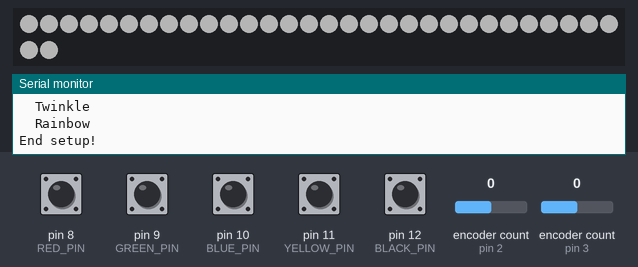
A sketch run on a simulated Arduino Uno, built with avr-gcc and run on an emulated ATmega328P. Parts: 32 RGB LEDs in strip order, left to right, continuing on the next row, the last lines printed to the serial monitor. Inputs (shaded band) come from the test bench; at power-on: pin 8 (RED_PIN), pin 9 (GREEN_PIN), pin 10 (BLUE_PIN), pin 11 (YELLOW_PIN), pin 12 (BLACK_PIN) HIGH, encoder count (sensors on pin 2, pin 3) 0. Dim RGB values are drawn brighter than linear; random numbers use the default seed unless the sketch sets one.

Above: at 1.2 s.
1.3 s: encoder count (sensor on pin 2) set to 1
At 2.2 s:
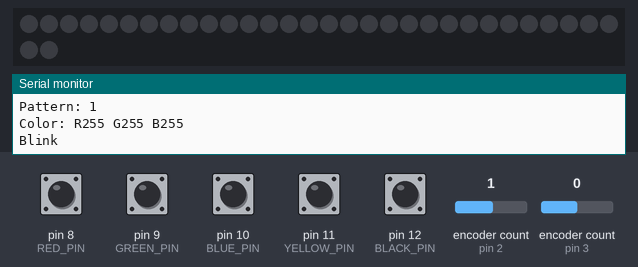
4.3 s: encoder count (sensor on pin 3) set to 1
At 4.7 s:
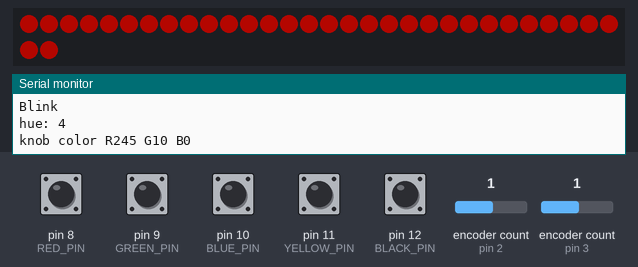
7.3 s: encoder count (sensor on pin 2) set to 2
At 8.09 s:
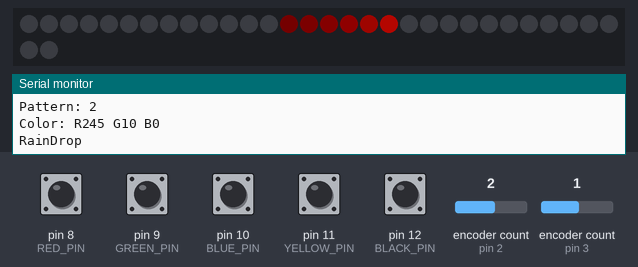
9.7 s: pin 9 (GREEN_PIN) pulled LOW for 0.15 s
At 9.94 s:
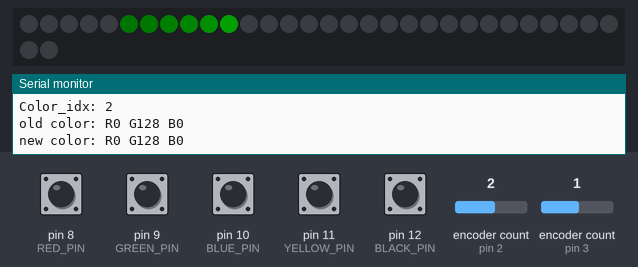
10.4 s: pin 10 (BLUE_PIN) pulled LOW for 0.15 s
At 10.87 s:
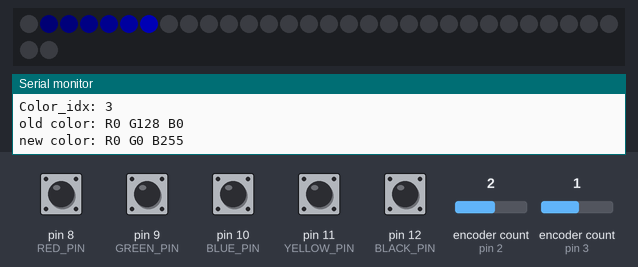
11.1 s: pin 11 (YELLOW_PIN) pulled LOW for 0.15 s
At 11.48 s:
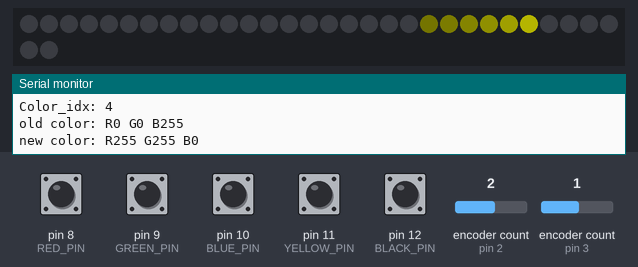
Timing chart, 0 to 12.8 s (numbered marks = the images above; inputs shaded):
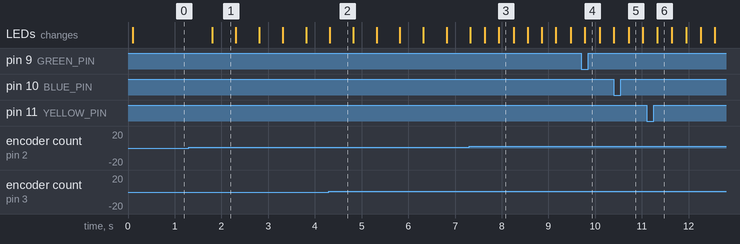

Measured:
- after the input at 1.3 s, the LEDs: change after 0.51 s (image 1)
- what the display in image 1 shows lasts 0.5 s, from 1.8 s to 2.3 s

The sketch:

blinkybox.ino
```cpp
/*

Blinky Box Programmable Toy
by Miria Grunick

This is the Teensy code for my Blinky Box project here:
http://blog.grunick.com/blinky-box/

This code was written for the Teensy 3. The button pins will need to change if
you want to use an earlier version of Teensy.

This is free to use and modify!
*/

#include "Encoder.h"
#include "PinChangeInterrupt.h"
#include "effects.h"
#include <FastLED.h>
#include <avr/interrupt.h>
#include <avr/io.h>

// LED constants
#define NUM_LEDS 32
#define LED_DATA_PIN 7
#define BRIGHTNESS 64 // 0-255.

// Button constants
#define RED_PIN 8
#define GREEN_PIN 9
#define BLUE_PIN 10
#define YELLOW_PIN 11
#define BLACK_PIN 12

// Knob constants
#define ENC_1_CLK 2
#define ENC_1_DT 4
#define ENC_2_CLK 3
#define ENC_2_DT 5
#define ENC_STEPS 20

#define WAIT 1000

// Constants used for rainbows
const int NUM_COLORS = 16;
const int rainbow_r[] = {127, 127, 127, 127, 127, 64, 0,   0,
                         0,   0,   0,   20,  40,  83, 127, 127};
const int rainbow_g[] = {0,   20, 40, 83, 127, 127, 127, 127,
                         127, 64, 0,  0,  0,   0,   0,   0};
const int rainbow_b[] = {0,   0,   0,   0,   0,   0,  0,  32,
                         127, 127, 127, 127, 127, 83, 40, 20};

// Array of LEDs
CRGB leds[NUM_LEDS];

// Array of colors.
const CRGB colors[] = {CRGB::White, CRGB::Red, CRGB::Green, CRGB::Blue,
                       CRGB::Yellow};
CRGB color = CRGB::White;

volatile int color_idx = 0;
int old_color_idx = 0;

volatile int pattern = 0;
volatile long enc1PrevState = 0;
volatile long enc2PrevState = 0;

Encoder knob(ENC_1_CLK, ENC_1_DT);
Encoder knob2(ENC_2_CLK, ENC_2_DT);

// Effects iniitalization.
SolidLights *solidLights = new SolidLights();
RainDrop *rainDrop = new RainDrop();
OnOffLights *onOffLights = new OnOffLights();
FadeLights *fadeLights = new FadeLights();
AlternateLights *alternateLights = new AlternateLights();
Blink *blink = new Blink();
Twinkle *twinkle = new Twinkle;
Rainbow *rainbow = new Rainbow();

Effect *effects[] = {solidLights, blink,           rainDrop, onOffLights,
                     fadeLights,  alternateLights, twinkle,  rainbow};
int numPatterns = sizeof(effects) / sizeof(Effect *);

unsigned long wait = 0;
unsigned long prevMillis = 0;

void setup() {
  Serial.begin(9600);
  Serial.println("Start setup!");

  pinMode(RED_PIN, INPUT_PULLUP);
  attachPCINT(digitalPinToPCINT(RED_PIN), interruptRed, FALLING);

  pinMode(YELLOW_PIN, INPUT_PULLUP);
  attachPCINT(digitalPinToPCINT(YELLOW_PIN), interruptYellow, FALLING);

  pinMode(GREEN_PIN, INPUT_PULLUP);
  attachPCINT(digitalPinToPCINT(GREEN_PIN), interruptGreen, FALLING);

  pinMode(BLUE_PIN, INPUT_PULLUP);
  attachPCINT(digitalPinToPCINT(BLUE_PIN), interruptBlue, FALLING);

  pinMode(BLACK_PIN, INPUT_PULLUP);
  attachPCINT(digitalPinToPCINT(BLACK_PIN), interruptBlack, FALLING);

  FastLED.addLeds<WS2812B, LED_DATA_PIN, GRB>(leds, NUM_LEDS);
  FastLED.setBrightness(BRIGHTNESS);
  fill_solid(leds, NUM_LEDS, CRGB::White);
  Serial.print("Number of patterns: ");
  Serial.println(numPatterns);
  Serial.println("Patterns:");
  for (int i = 0; i < numPatterns; i++) {
    Serial.print("\t");
    effects[i]->print();
  }
  Serial.println("End setup!");
}

void interruptRed() { color_idx = 1; }

void interruptGreen() { color_idx = 2; }

void interruptBlue() { color_idx = 3; }

void interruptYellow() { color_idx = 4; }

void interruptBlack() { color_idx = 0; }

void printColor(CRGB c) {
  Serial.print("R");
  Serial.print(c.r);
  Serial.print(" G");
  Serial.print(c.g);
  Serial.print(" B");
  Serial.println(c.b);
}

void loop() {
  // Read knob
  long knobState = knob.read();
  long knob2State = knob2.read();
  if (knobState != enc1PrevState) {
    enc1PrevState = knobState;
    long k = (knobState / 4) % numPatterns;
    Serial.print("k: ");
    Serial.println(k);
    if (k >= 0) {
      pattern = k;
    } else {
      pattern = numPatterns + k;
    }

    Serial.print("Pattern: ");
    Serial.println(pattern);
    Serial.print("Color: ");
    printColor(color);
    effects[pattern]->print();
  }
  if (old_color_idx != color_idx) {
    color = colors[color_idx];
    Serial.print("Color_idx: ");
    Serial.println(color_idx);
    Serial.print("old color: ");
    printColor(colors[old_color_idx]);
    Serial.print("new color: ");
    printColor(colors[color_idx]);
    old_color_idx = color_idx;
  }
  if (knob2State != enc2PrevState) {
    enc2PrevState = knob2State;
    uint32_t hue = (uint8_t)abs(knob2State % 256);
    Serial.print("hue: ");
    Serial.println(hue);
    color.setHue(hue);
    Serial.print("knob color ");
    printColor(color);
    old_color_idx = -1;
    color_idx = -1;
  }
  if (millis() > (prevMillis + wait)) {
    wait = effects[pattern]->show(color, WAIT);
    prevMillis = millis();
  }
}
```

effects.h
```cpp
#ifndef EFFECTS_H

#ifndef NUM_LEDS
#define NUM_LEDS 32
#endif

#include <FastLED.h>

class Effect {
public:
  void clearStrip(bool show);
  void solidLights(CRGB color);
  void setIfPresent(int idx, CRGB color);
  virtual unsigned long show(CRGB color, unsigned long wait) = 0;
  virtual void print() = 0;
  virtual ~Effect(){};
};

class SolidLights : public Effect {
public:
  virtual unsigned long show(CRGB color, unsigned long wait);
  virtual void print();
  virtual ~SolidLights(){};
};

class RainDrop : public Effect {
public:
  RainDrop() { chaseState = 0; }
  virtual unsigned long show(CRGB color, unsigned long wait);
  virtual void print();
  virtual ~RainDrop(){};

private:
  int chaseState;
};

class OnOffLights : public Effect {
public:
  OnOffLights() { isOn = true; }
  virtual unsigned long show(CRGB color, unsigned long wait);
  virtual void print();
  virtual ~OnOffLights(){};

private:
  bool isOn;
};

class FadeLights : public Effect {
public:
  FadeLights() { fadeState = 0; }
  virtual unsigned long show(CRGB color, unsigned long wait);
  virtual void print();
  virtual ~FadeLights(){};

private:
  uint8_t fadeState;
  const uint8_t transitions = 16;
  const uint8_t step = 256 / transitions;
};

class AlternateLights : public Effect {
public:
  AlternateLights() { state = true; }
  virtual unsigned long show(CRGB color, unsigned long wait);
  virtual void print();
  virtual ~AlternateLights(){};

private:
  bool state;
};

class Blink : public Effect {
public:
  Blink() { state = true; }
  virtual unsigned long show(CRGB color, unsigned long wait);
  virtual void print();
  virtual ~Blink(){};

private:
  bool state;
};

class Twinkle : public Effect {
public:
  virtual unsigned long show(CRGB color, unsigned long wait);
  virtual void print();
  virtual ~Twinkle(){};
};

class Rainbow : public Effect {
public:
  Rainbow() { state = 0; }
  virtual unsigned long show(CRGB color, unsigned long wait);
  virtual void print();
  virtual ~Rainbow(){};

private:
  int state;
};

#endif // EFFECTS_H
```

effects.ino
```cpp
void Effect::clearStrip(bool show) {
  for (int i = 0; i < NUM_LEDS; ++i) {
    leds[i] = CRGB::Black;
  }
  if (show)
    FastLED.show();
}

void Effect::solidLights(CRGB color) {
  fill_solid(leds, NUM_LEDS, color);
  FastLED.show();
}

void Effect::setIfPresent(int idx, CRGB color) {
  // Don't write to non-existent pixels
  if (idx >= 0 && idx < NUM_LEDS)
    leds[idx] = color;
}

void SolidLights::print() { Serial.println("SolidLights"); }
unsigned long SolidLights::show(CRGB color, unsigned long wait) {
  solidLights(color);
  return 0;
}

void RainDrop::print() { Serial.println("RainDrop"); }
unsigned long RainDrop::show(CRGB color, unsigned long wait) {
  clearStrip(false);
  int i = chaseState;
  CRGB c;
  setIfPresent(i - 6, CRGB::Black);
  c = color;
  c /= 32;
  setIfPresent(i - 5, c);
  c = color;
  c /= 16;
  setIfPresent(i - 4, c);
  c = color;
  c /= 8;
  setIfPresent(i - 3, c);
  c = color;
  c /= 4;
  setIfPresent(i - 2, c);
  c = color;
  c /= 2;
  setIfPresent(i - 1, c);
  setIfPresent(i, color);
  FastLED.show();

  chaseState = chaseState + 1;
  if (chaseState == NUM_LEDS)
    chaseState = 0;

  return wait / NUM_LEDS;
}

void OnOffLights::print() { Serial.println("OnOffLights"); }
unsigned long OnOffLights::show(CRGB color, unsigned long wait) {
  int i;
  if (isOn) {
    clearStrip(false);
    for (i = 0; i < NUM_LEDS; i++) {
      leds[i] = color;
      FastLED.show();
      delay(wait / NUM_LEDS);
    }
    isOn = false;
    return wait / 2;
  }
  for (i = 0; i < NUM_LEDS; i++) {
    leds[i] = CRGB::Black;
    FastLED.show();
    delay(wait / NUM_LEDS);
  }
  isOn = true;
  return wait / 2;
}

void FadeLights::print() { Serial.println("FadeLights"); }
unsigned long FadeLights::show(CRGB color, unsigned long wait) {
  CRGB c = color;
  uint8_t factor;

  if (fadeState < transitions) {
    factor = step * fadeState;
  } else if (fadeState == transitions) {
    factor = 255;
  } else {
    factor = 256 - ((fadeState - step) * step);
  }
  c.subtractFromRGB(factor);
  for (int i = 0; i < NUM_LEDS; i++) {
    leds[i] = c;
  }
  FastLED.show();
  fadeState++;
  if (fadeState == transitions * 2)
    fadeState = 0;
  return wait / (unsigned long)transitions / 2;
}

void AlternateLights::print() { Serial.println("AlternateLights"); }
unsigned long AlternateLights::show(CRGB color, unsigned long wait) {
  bool initial = state;
  for (int i = 0; i < NUM_LEDS; i++) {
    if (state) {
      leds[i] = color;
    } else {
      leds[i] = CRGB::Black;
    }
    state ^= true;
  }
  FastLED.show();
  state = initial ^ 1;
  return wait / 2;
}

void Blink::print() { Serial.println("Blink"); }
unsigned long Blink::show(CRGB color, unsigned long wait) {
  CRGB c = color;
  if (!state) {
    c = CRGB::Black;
  }
  for (int i = 0; i < NUM_LEDS; i++) {
    leds[i] = c;
  }
  FastLED.show();
  state ^= true;
  return wait / 2;
}

void Twinkle::print() { Serial.println("Twinkle"); }
unsigned long Twinkle::show(CRGB color, unsigned long wait) {
  CRGB c = color;
  clearStrip(false);
  int led = random(0, NUM_LEDS);
  leds[led] = c;
  for (int i = 16; i > 0; i--) {
    leds[led].subtractFromRGB(i * 16);
    FastLED.show();
    delay(2);
  }
  leds[led] = c;
  FastLED.show();
  for (int i = 0; i < 16; i++) {
    leds[led].subtractFromRGB(i * 16);
    FastLED.show();
    delay(5);
  }
  leds[led] = CRGB::Black;
  FastLED.show();
  return wait;
}

void Rainbow::print() { Serial.println("Rainbow"); }
unsigned long Rainbow::show(CRGB color, unsigned long wait) {
  int current = state;
  for (int i = 0; i < NUM_LEDS; i++) {
    leds[i].setRGB(rainbow_r[current], rainbow_g[current], rainbow_b[current]);
    current++;
    if (current == NUM_COLORS)
      current = 0;
  }
  FastLED.show();
  state = state + 1;
  if (state == NUM_COLORS)
    state = 0;
  return (wait / NUM_COLORS) * 2;
}
```
